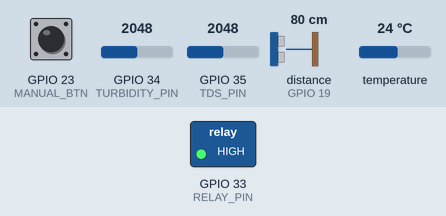
Simulated run of this sketch. Board: ESP32. Parts: switched loads named in the sketch (green lamp = pin HIGH). Wiring (inferred from the names in the program): ultrasonic range finder: trigger GPIO 18; echo GPIO 19. The inputs (shaded band) are chosen by the test bench; at power-on: distance to the obstacle (sensor on GPIO 19) 80 cm, GPIO 23 (MANUAL_BTN) HIGH, GPIO 34 (TURBIDITY_PIN) = 2048, GPIO 35 (TDS_PIN) = 2048, temperature 24 °C. The echo pulse lasts 58.3 µs per cm; WiFi joins after 1.5 s; servers stay silent unless stated; uploads are accepted with an empty reply; pins used as bus, display or sensor lines are not drawn; what the sketch prints to the serial monitor is not drawn.

Above: at 2.7 s.
2.8 s: distance to the obstacle (sensor on GPIO 19) set to 22 cm
6.7 s: distance to the obstacle (sensor on GPIO 19) set to 18 cm
At 8.1 s:
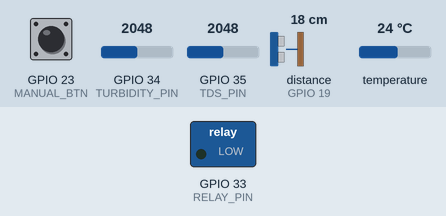
10.6 s: GPIO 23 (MANUAL_BTN) pulled LOW for 1.1 s
15.6 s: GPIO 23 (MANUAL_BTN) pulled LOW for 1.1 s
At 17.9 s:
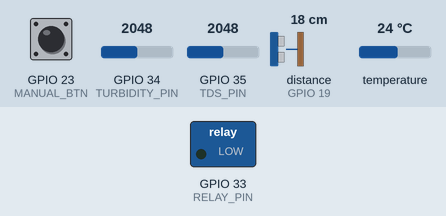
18.2 s: GPIO 23 (MANUAL_BTN) pulled LOW for 3.2 s
At 20.8 s:
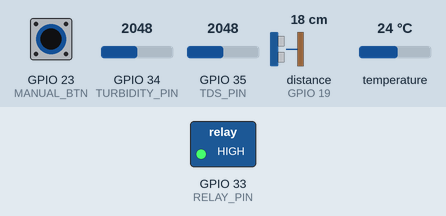
25.3 s: distance to the obstacle (sensor on GPIO 19) set to 2 cm
At 27.3 s:
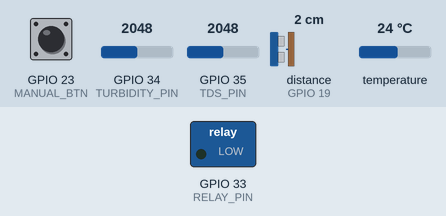
Timing chart, 0 to 28.3 s (numbered marks = the images above; inputs shaded):
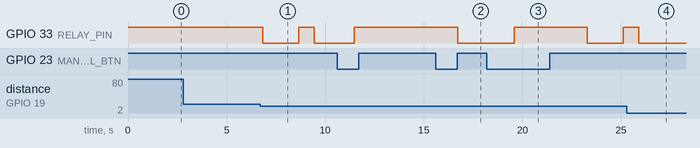

The sketch:

ESP32_UPDATED.ino
```cpp
#include <WiFi.h>
#include <HTTPClient.h>
#include <ArduinoJson.h>
#include <OneWire.h>
#include <DallasTemperature.h>

// --- WiFi & Server ---
const char* ssid       = "Honor 9N";
const char* password   = "12345678";
const char* serverName = "http://192.168.43.248/water%20system/api/receive.php";

// --- Pin Definitions ---
#define RELAY_PIN      33
#define TURBIDITY_PIN  34
#define TDS_PIN        35
#define TRIG_PIN       18
#define ECHO_PIN       19
#define ONE_WIRE_BUS   16
#define MANUAL_BTN     23

// --- Water Quality Thresholds ---
#define TURBIDITY_BAD   700.0
#define TURBIDITY_GOOD  650.0
#define TDS_BAD         800.0
#define TDS_GOOD        750.0

// --- Bucket & Ultrasonic ---
#define BUCKET_MAX_CM   21.0
#define BUCKET_MIN_CM    2.0
#define BUCKET_LITRES    5.0

// --- Dosing Config ---
#define DOSE_ML_PER_LITRE   2.0
#define PUMP_ML_PER_SEC     1.5

OneWire oneWire(ONE_WIRE_BUS);
DallasTemperature tempSensor(&oneWire);

// --- Global State ---
float turbidity = 0, tds = 0, temperature = 0;
float waterCm = 0, waterLitres = 0, doseMl = 0;
long doseDuration = 0;
bool pumpRunning = false, dosingActive = false;
unsigned long doseStartTime = 0;
unsigned long lastSendTime = 0;
unsigned long lastButtonCheck = 0;
bool lastButtonState = HIGH;

enum Mode { MODE_AUTO, MODE_MANUAL_ON, MODE_MANUAL_OFF };
Mode currentMode = MODE_AUTO;

// ================= PUMP CONTROL (INTEGRATED) =================
void setPump(bool on) {
  pinMode(RELAY_PIN, OUTPUT);
  if (on) {
    digitalWrite(RELAY_PIN, LOW); // ON
    Serial.println("PUMP ON");
  } else {
    digitalWrite(RELAY_PIN, HIGH); // OFF
    delay(10);
    pinMode(RELAY_PIN, INPUT); // Float to ensure OFF
    Serial.println("PUMP OFF");
  }
  pumpRunning = on;
}

// ================= ULTRASONIC & LEVEL =================
float readDistanceCm() {
  digitalWrite(TRIG_PIN, LOW); delayMicroseconds(2);
  digitalWrite(TRIG_PIN, HIGH); delayMicroseconds(10);
  digitalWrite(TRIG_PIN, LOW);
  long duration = pulseIn(ECHO_PIN, HIGH, 30000);
  return (duration == 0) ? -1 : (duration * 0.0343) / 2.0;
}

void updateWaterLevel() {
  float dist = readDistanceCm();
  if (dist > 0) {
    waterCm = dist;
    float pct = 1.0 - ((waterCm - BUCKET_MIN_CM) / (BUCKET_MAX_CM - BUCKET_MIN_CM));
    pct = constrain(pct, 0.0, 1.0);
    waterLitres = pct * BUCKET_LITRES;
    doseMl = waterLitres * DOSE_ML_PER_LITRE;
    doseDuration = (long)((doseMl / PUMP_ML_PER_SEC) * 1000.0);
  }
}

// ================= DOSING LOGIC =================
void startDose() {
  if (dosingActive || waterLitres < 0.1) return;
  updateWaterLevel();
  dosingActive = true;
  doseStartTime = millis();
  setPump(true);
  Serial.println("STARTING DOSE");
}

void checkDoseTimer() {
  if (!dosingActive) return;
  if (millis() - doseStartTime >= (unsigned long)doseDuration) {
    dosingActive = false;
    setPump(false);
    Serial.println("DOSE COMPLETE");
  }
}

// ================= MANUAL BUTTON LOGIC =================
void checkManualButton() {
  bool buttonState = digitalRead(MANUAL_BTN);
  if (buttonState == LOW && lastButtonState == HIGH) { // Button pressed
    delay(50); // Debounce
    if (digitalRead(MANUAL_BTN) == LOW) {
      // Cycle through modes: AUTO -> MANUAL_OFF -> MANUAL_ON -> AUTO
      if (currentMode == MODE_AUTO) {
        currentMode = MODE_MANUAL_OFF;
        Serial.println("MODE: MANUAL OFF");
      } else if (currentMode == MODE_MANUAL_OFF) {
        currentMode = MODE_MANUAL_ON;
        Serial.println("MODE: MANUAL ON");
      } else if (currentMode == MODE_MANUAL_ON) {
        currentMode = MODE_AUTO;
        Serial.println("MODE: AUTO");
      }
    }
  }
  lastButtonCheck = millis();
  lastButtonState = buttonState;
}

// ================= WEB SYNC (The Dashboard Controller) =================
void sendToDashboard() {
  if (WiFi.status() != WL_CONNECTED) return;
  if (millis() - lastSendTime < 5000) return;
  lastSendTime = millis();

  HTTPClient http;
  http.begin(serverName);
  http.addHeader("Content-Type", "application/json");

  StaticJsonDocument<512> doc;
  doc["api_key"] = "your-secret-api-key-123";
  doc["turbidity"] = turbidity;
  doc["tds"] = tds;
  doc["temperature"] = temperature;
  doc["water_level"] = waterLitres;
  doc["pump_status"] = pumpRunning ? 1 : 0;

  String body; serializeJson(doc, body);
  int httpCode = http.POST(body);

  if (httpCode == 200) {
    String response = http.getString();
    StaticJsonDocument<512> respDoc;
    deserializeJson(respDoc, response);

    // READ DASHBOARD COMMANDS
    String cmdMode = respDoc["command_mode"] | "auto";
    String cmdState = respDoc["command_state"] | "off";

    if (cmdMode == "manual") {
      if (cmdState == "on") currentMode = MODE_MANUAL_ON;
      else currentMode = MODE_MANUAL_OFF;
    } else {
      currentMode = MODE_AUTO;
    }

    Serial.printf("DASHBOARD MODE: %s, STATE: %s\n", cmdMode.c_str(), cmdState.c_str());
  }
  http.end();
}

// ================= SETUP =================
void setup() {
  Serial.begin(115200);
  setPump(false); // Force OFF
  pinMode(TRIG_PIN, OUTPUT);
  pinMode(ECHO_PIN, INPUT);
  pinMode(MANUAL_BTN, INPUT_PULLUP);
  tempSensor.begin();

  WiFi.begin(ssid, password);
  while (WiFi.status() != WL_CONNECTED) { delay(500); Serial.print("."); }
  Serial.println("\nSystem Integrated.");
}

// ================= LOOP =================
void loop() {
  checkDoseTimer();
  if (millis() - lastButtonCheck >= 100) checkManualButton();

  // 1. Read Sensors
  int turbRaw = analogRead(TURBIDITY_PIN);
  float turbV = turbRaw * (3.3 / 4095.0);
  turbidity = (turbV < 0.6) ? 0 : map(turbRaw, 0, 4095, 1000, 0);
  tds = (analogRead(TDS_PIN) * (3.3 / 4095.0)) * 500.0;
  tempSensor.requestTemperatures();
  temperature = tempSensor.getTempCByIndex(0);
  updateWaterLevel();

  // 2. REMOTE & AUTO LOGIC
  if (currentMode == MODE_AUTO && !dosingActive) {
    bool waterIsBad = (turbidity >= TURBIDITY_BAD || tds >= TDS_BAD);
    bool waterIsGood = (turbidity <= TURBIDITY_GOOD && tds <= TDS_GOOD);

    if (!pumpRunning && waterIsBad) startDose();
    else if (pumpRunning && waterIsGood) { setPump(false); dosingActive = false; }
  }
  else if (currentMode == MODE_MANUAL_ON) {
    setPump(true);
  }
  else if (currentMode == MODE_MANUAL_OFF) {
    setPump(false);
    dosingActive = false;
  }

  sendToDashboard();
  delay(100); // Fast reaction
}
```

Measured:
- the behaviour switches between 21 and 20 cm on distance to the obstacle (sensor on GPIO 19) (found by bisection; images 0 and 1)
- after the input at 2.8 s, every drawn part: stays the same
- after the input at 6.7 s, GPIO 33 (RELAY_PIN): HIGH → LOW after 0.13 s, → HIGH 1.8 s later, → LOW 0.78 s later
- after the input at 15.6 s, GPIO 33 (RELAY_PIN): HIGH → LOW after 1.1 s
- after the input at 18.2 s, GPIO 33 (RELAY_PIN): LOW → HIGH after 1.4 s, → LOW 3.7 s later, → HIGH 1.8 s later
- after the input at 25.3 s, GPIO 33 (RELAY_PIN): HIGH → LOW after 0.60 s
